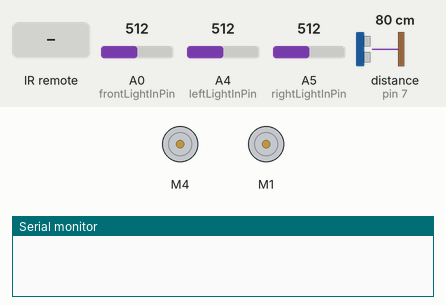
Bench run of a sketch on a simulated Arduino Uno, built with avr-gcc and run on an emulated ATmega328P. On the bench: 2 × DC motor (green arrow = forward, orange = backward, longer = faster), the last lines printed to the serial monitor. Wiring (inferred from the names in the program): ultrasonic range finder: trigger pin 7; echo pin 7. The inputs (shaded band) are chosen by the test bench; at power-on: A0 (frontLightInPin) = 512, A4 (leftLightInPin) = 512, A5 (rightLightInPin) = 512, distance to the obstacle (sensor on pin 7) 80 cm. The echo pulse lasts 58.3 µs per cm.

Above: at 1.2 s.
1.3 s: infrared code 0x122458A7 received
At 2.0 s:
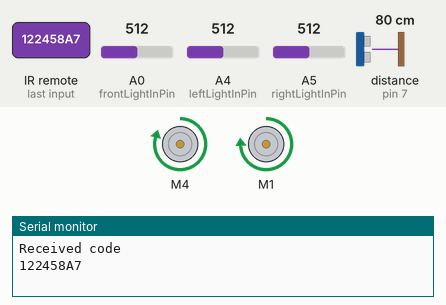
2.9 s: infrared code 0x1224D827 received
At 3.8 s:
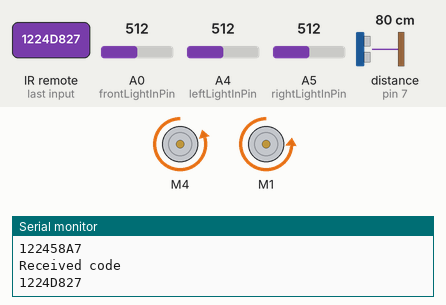
4.5 s: infrared code 0x1224B847 received
At 5.2 s:
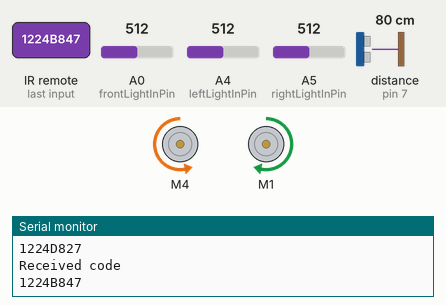
6.0 s: infrared code 0x1224B04F received
At 7.0 s:
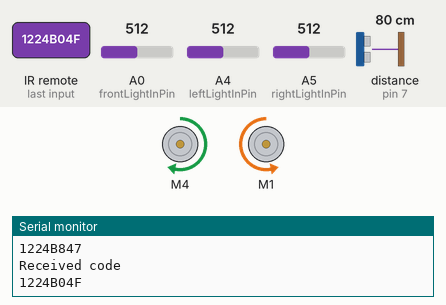
7.6 s: infrared code 0x122448B7 received
At 8.4 s:
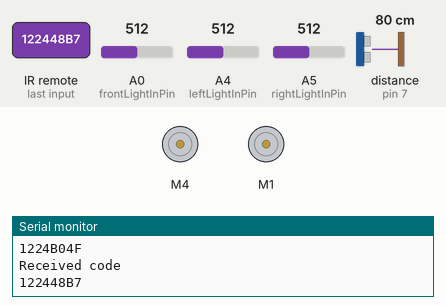
Timing chart, 0 to 10.1 s (numbered marks = the images above; inputs shaded):
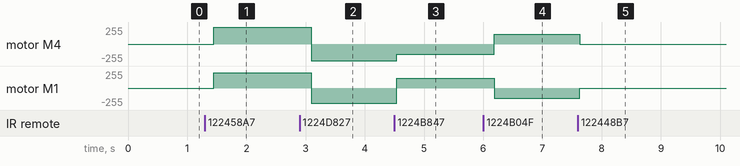

The sketch:

robot_bob.ino
```cpp
#include <Wire.h>
#include <Adafruit_MotorShield.h>


//#define PRODUCTION
#define ENABLE_RC

#ifdef ENABLE_RC
#include <IRremote.h>
#endif


#ifndef PRODUCTION
#define DEBUG(MSG) Serial.println(MSG)
#define DEBUGN(MSG) Serial.print(MSG)
#define DEBUGHEX(LONG) Serial.println(LONG, HEX)
#else
#define DEBUGHEX(LONG)
#define DEBUG(MSG)
#define DEBUGN(MSG)
#endif


const int pingPin = 7;

const int frontLightInPin = A0;
const int leftLightInPin = A4;
const int rightLightInPin = A5;

const int rightSpeed = 230;
const int leftSpeed = 250;

const int bobStopDist = 20;
const int swingDist = 0;

const int frontLightStopValue = 220;

const int IR_RECV_PIN = 4;
const long PILOT_FWD = 0x122458A7;
const long PILOT_BCK = 0x1224D827;
const long PILOT_LFT = 0x1224B847;
const long PILOT_RGT = 0x1224B04F;
const long PILOT_PWR = 0x122430CF;
const long PILOT_FAV = 0x1224E41B;
const long PILOT_EXT = 0x122448B7;

#ifdef ENABLE_RC
IRrecv irrecv(IR_RECV_PIN);
decode_results results;
#endif

Adafruit_MotorShield AFMS = Adafruit_MotorShield();

Adafruit_DCMotor *rMotor = AFMS.getMotor(1);
Adafruit_DCMotor *lMotor = AFMS.getMotor(4);


void setup() {
  // initialize serial communication:
#ifndef PRODUCTION

  Serial.begin(9600);
#endif

#ifdef ENABLE_RC
  irrecv.enableIRIn(); // Start the receiver
#endif

    AFMS.begin();  // create with the default frequency 1.6KHz

    lMotor->run(RELEASE);
    rMotor->run(RELEASE);
}

void loop()
{

  // establish variables for duration of the ping,
  // and the distance result in inches and centimeters:
  long duration, inches, cm;

  // The PING))) is triggered by a HIGH pulse of 2 or more microseconds.
  // Give a short LOW pulse beforehand to ensure a clean HIGH pulse:
  pinMode(pingPin, OUTPUT);
  digitalWrite(pingPin, LOW);
  delayMicroseconds(2);
  digitalWrite(pingPin, HIGH);
  delayMicroseconds(5);
  digitalWrite(pingPin, LOW);

  // The same pin is used to read the signal from the PING))): a HIGH
  // pulse whose duration is the time (in microseconds) from the sending
  // of the ping to the reception of its echo off of an object.
  pinMode(pingPin, INPUT);
  duration = pulseIn(pingPin, HIGH);

  cm = microsecondsToCentimeters(duration);

  //cm = 50;


  long mainLight = readLight(frontLightInPin);
  long leftLight = readLight(leftLightInPin);
  long rightLight = readLight(rightLightInPin);
  #ifdef DUMMY
  DEBUGN("Front light ");
  DEBUG(mainLight);
  DEBUGN("Left light ");
  DEBUG(leftLight);
  DEBUGN("Right light ");
  DEBUG(rightLight);
  DEBUGN("Dist ");
  DEBUGN(cm);
  DEBUG("cm");
  #endif

  //goBob(cm, mainLight, leftLight, rightLight);

    stopIfObstacle(cm);

  receiveCommands();

  delay(200);
}

void receiveCommands() {
#ifdef ENABLE_RC
    if (receiveRC()) {
        DEBUG("Received code");
        DEBUGHEX(results.value);
        dispatchRCCode(results.value);
     }
     receiveResume();
#endif
}

void stopIfObstacle(long distanceCm) {
    if (distanceCm < bobStopDist) {
        bobStop();
    }
}

void goBob(long distanceCm, long mainLight, long leftLight, long rightLight) {

    if (mainLight < frontLightStopValue || leftLight < frontLightStopValue || rightLight < frontLightStopValue) {
        bobStop();
        return;
    }

    if (distanceCm > swingDist) {
        DEBUG("go");

        if (mainLight < leftLight && mainLight < rightLight) {
            DEBUG("FWD^^^^^^");
            go();
        } else {
            if (leftLight < rightLight) {
                DEBUG("LEFT <----");
                twistLeft();
            } else {
                DEBUG("RIGHT ---->");
                twistRight();
            }
        }
    } else {
        if (distanceCm < bobStopDist) {
            DEBUG("stop");
            bobStop();
        } else {
            DEBUG("swing");
            swing();
        }
    }
}

void go() {
  rMotor->run(FORWARD);
  lMotor->run(FORWARD);
  lMotor->setSpeed(leftSpeed);
  rMotor->setSpeed(rightSpeed);
}

void back() {
  rMotor->run(BACKWARD);
  lMotor->run(BACKWARD);
  lMotor->setSpeed(leftSpeed);
  rMotor->setSpeed(rightSpeed);
}

void swing() {
    return;
  rMotor->run(FORWARD);
  lMotor->run(BACKWARD);
  lMotor->setSpeed(120);
  rMotor->setSpeed(120);
  delay(10);

}

void bobStop() {
  rMotor->run(RELEASE);
   lMotor->run(RELEASE);
  rMotor->setSpeed(0);
  lMotor->setSpeed(0);
//  delay(100);
}

void twistLeft() {
  lMotor->run(BACKWARD);
  rMotor->run(FORWARD);
  rMotor->setSpeed(150);
  lMotor->setSpeed(150);
  //delay(100);
//  go();
}

void twistRight() {
  rMotor->run(BACKWARD);
  lMotor->run(FORWARD);
  lMotor->setSpeed(150);
  rMotor->setSpeed(150);
//  delay(100);
  //go();
}

long readLight(int analogInPin) {
    long sensorValue = analogRead(analogInPin);
  // map it to the range of the analog out:
//    long outputValue = map(sensorValue, 0, 1023, 0, 255);

    return sensorValue;
}

long microsecondsToCentimeters(long microseconds)
{
  // The speed of sound is 340 m/s or 29 microseconds per centimeter.
  // The ping travels out and back, so to find the distance of the
  // object we take half of the distance travelled.
  return microseconds / 29 / 2;
}

boolean receiveRC() {
#ifdef ENABLE_RC
  return irrecv.decode(&results);
#else
  //results.value = scaryCode;
//  delay(3000);
  return false;
#endif
}

void receiveResume() {
#ifdef ENABLE_RC
    irrecv.resume();
#endif
}

void dispatchRCCode(unsigned long code) {
  switch(code) {
  case PILOT_FWD:
    go();
    break;
  case PILOT_BCK:
      back();
      break;
  case PILOT_LFT:
      twistLeft();
      break;
  case PILOT_RGT:
      twistRight();
      break;
  case PILOT_EXT:
    bobStop();
    break;

  default:
    DEBUG("Unknown code");
    DEBUGHEX(code);

  }
}
```

Measured:
- after the input at 1.3 s, motor M4: stopped → forward 250/255 after 0.15 s; motor M1: stopped → forward 230/255 after 0.15 s
- after the input at 2.9 s, motor M4: forward 250/255 → backward 250/255 after 0.20 s; motor M1: forward 230/255 → backward 230/255 after 0.20 s
- after the input at 4.5 s, motor M4: backward 250/255 → backward 150/255 at once; motor M1: backward 230/255 → forward 150/255 at once
- after the input at 6.0 s, motor M4: backward 150/255 → forward 150/255 after 0.19 s; motor M1: forward 150/255 → backward 150/255 after 0.19 s
- after the input at 7.6 s, motor M4: forward 150/255 → stopped at once; motor M1: backward 150/255 → stopped at once
